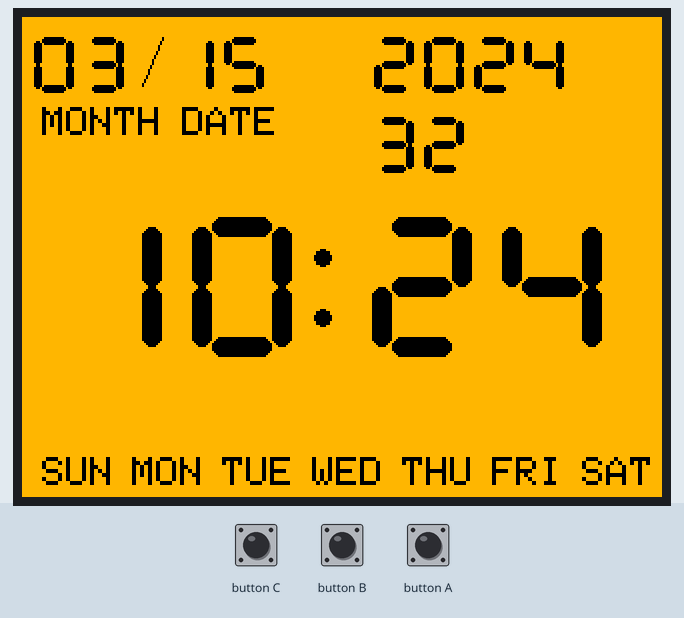
Bench run of a program on a simulated ESP32. Shown: 320×240 colour display. WiFi joins after 1.5 s; servers stay silent unless stated; the local clock reads 2024-03-15 10:24:30 at power-on unless the program sets it; what the program prints to the serial monitor is not drawn.

Above: at 2.9 s.
At 7.0 s:
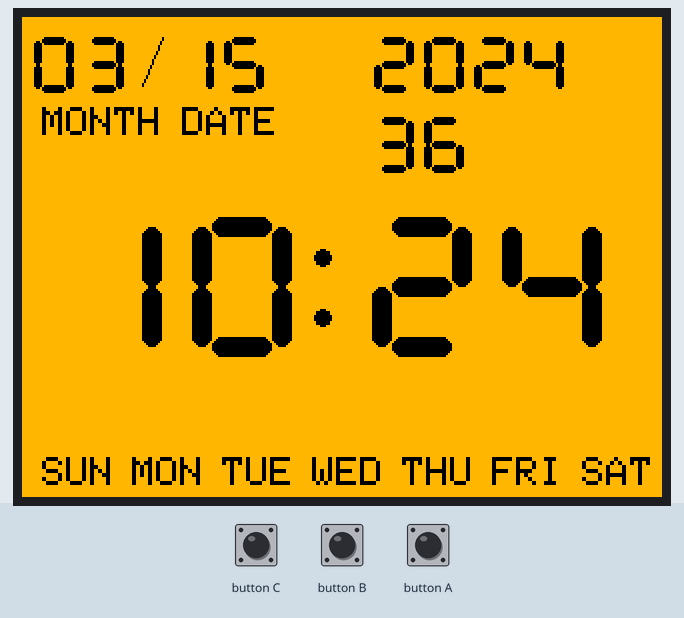
At 11.6 s:
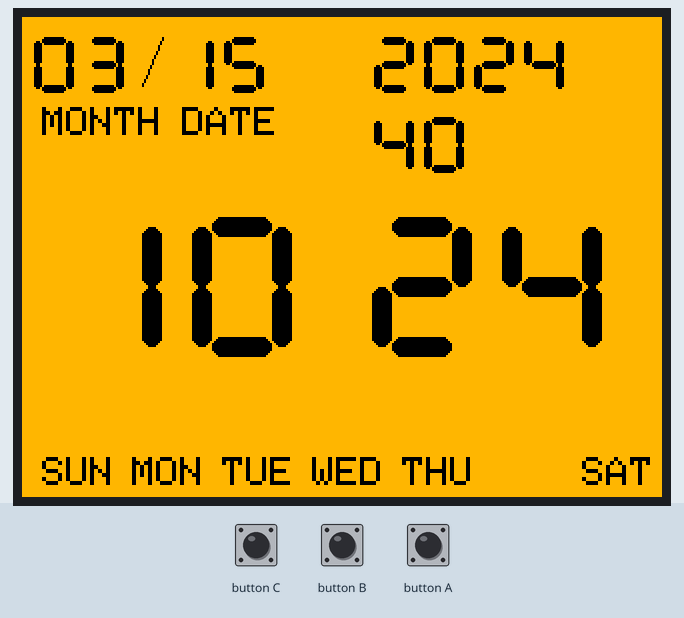
At 20.9 s:
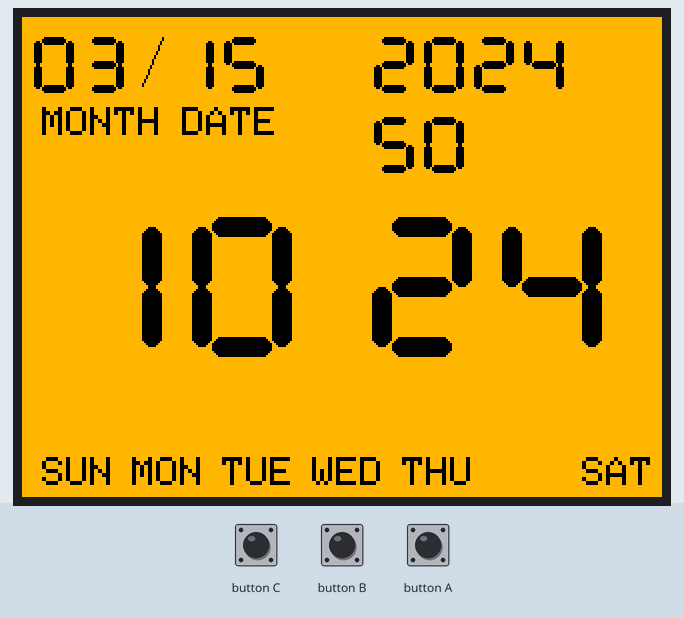
At 30.1 s:
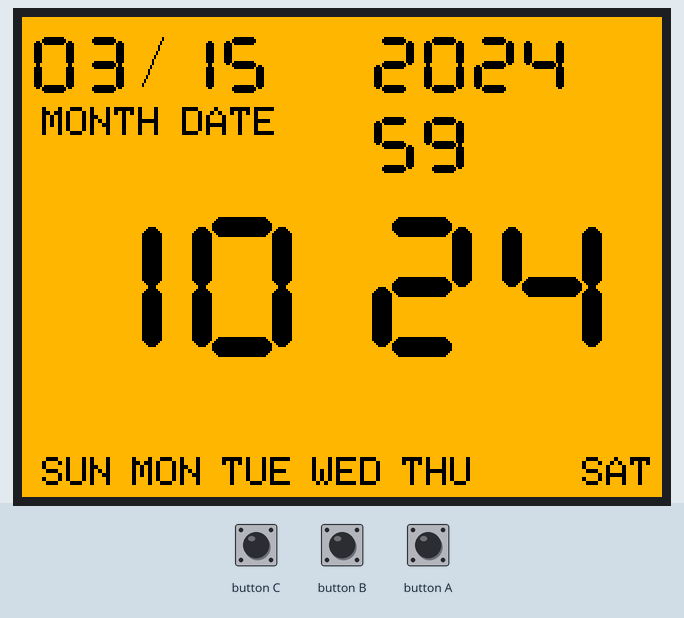
At 39.4 s:
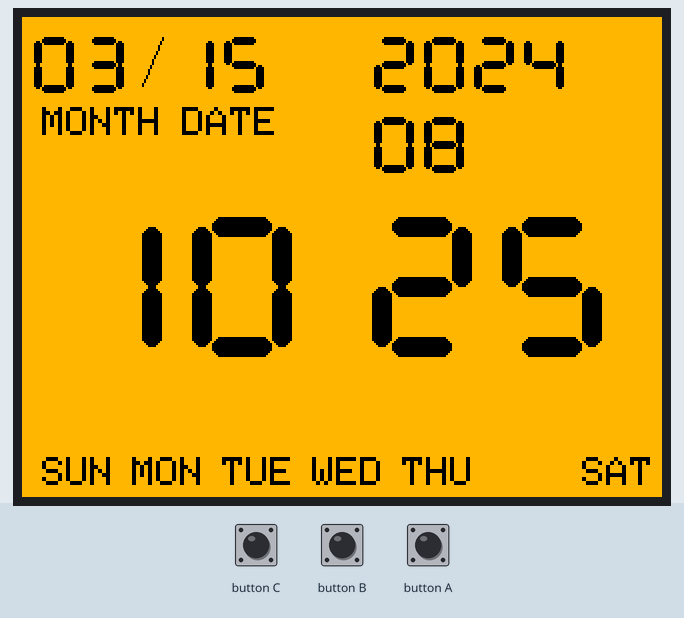

The program:

main.cpp
```cpp
#include <M5Unified.h> // M5Unifiedライブラリをプログラムで使用可能にします。

#include <WiFi.h>
// #include <math.h>
// #include "time.h"
// Local
#include "main.h"
#include "config.h"

void drawNumberNormal(uint8_t x_start, uint8_t y_start, uint8_t number, uint8_t bar_width, uint8_t bar_length, uint8_t bar_gap, uint8_t corner_radius, uint16_t color_value)
{
  if (number > 10)
  {
    number = 10;
  }
  // top
  if (digits_normal[number] & 0b0000000000000001)
    M5.Display.fillRoundRect(x_start, y_start, bar_length, bar_width, corner_radius, color_value);
  // upper-left
  if (digits_normal[number] & 0b0000000000000010)
    M5.Display.fillRoundRect((x_start - bar_gap * 2), (y_start + bar_gap), bar_width, bar_length, corner_radius, color_value);
  // under-left
  if (digits_normal[number] & 0b0000000000000100)
    M5.Display.fillRoundRect((x_start - bar_gap * 2), (y_start + bar_gap + bar_length * 1), bar_width, bar_length, corner_radius, color_value);
  // bottom
  if (digits_normal[number] & 0b0000000000001000)
    M5.Display.fillRoundRect(x_start, (y_start + bar_length * 2), bar_length, bar_width, corner_radius, color_value);
  // under-right
  if (digits_normal[number] & 0b0000000000010000)
    M5.Display.fillRoundRect((x_start + bar_length), (y_start + bar_gap + bar_length * 1), bar_width, bar_length, corner_radius, color_value);
  // upper-right
  if (digits_normal[number] & 0b0000000000100000)
    M5.Display.fillRoundRect((x_start + bar_length), (y_start + bar_gap), bar_width, bar_length, corner_radius, color_value);
  // center
  if (digits_normal[number] & 0b0000000001000000)
    M5.Display.fillRoundRect(x_start, (y_start + bar_length * 1), bar_length, bar_width, corner_radius, color_value);
}

void BlinkCount::incrementCount(void)
{
  ++count;
}

void BlinkCount::resetCount(void)
{
  count = 0;
}

boolean BlinkCount::isHideDisplay(void)
{
  if ((count / LCD_DISP_BLINK_LOOP_CNT % 2) == 0)
  {
    return false;
  }
  else
  {
    return true;
  }
}

void SystemClock::backupCurrentTime(void)
{
  prev_year = year;
  prev_month = month;
  prev_day = day;
  prev_hour = hour;
  prev_minute = minute;
  prev_week_day = week_day;
  prev_second = second;
}

void SystemClock::updateBySoftTimer(uint32_t elasped_second)
{
  struct tm *local_time;
  time_t timer_add = timer + elasped_second;
  local_time = localtime(&timer_add);
  year = local_time->tm_year + 1900;
  month = local_time->tm_mon + 1;
  day = local_time->tm_mday;
  hour = local_time->tm_hour;
  minute = local_time->tm_min;
  week_day = local_time->tm_wday;
  second = local_time->tm_sec;
}

void SystemClock::updateByNtp(void)
{
  Serial.println("---NTP ACCESS---");
  if (!getLocalTime(&time_info))
  {
    year = 0;
    month = 0;
    day = 0;
    hour = 0;
    minute = 0;
    week_day = 0;
    second = 0;
    timer = 0;
  }
  else
  {
    year = time_info.tm_year + 1900;
    month = time_info.tm_mon + 1;
    day = time_info.tm_mday;
    hour = time_info.tm_hour;
    minute = time_info.tm_min;
    week_day = time_info.tm_wday;
    second = time_info.tm_sec;
    timer = mktime(&time_info);
  }
}

void displayDateTimeScreen()
{
  static boolean ntp_access_flag = true;
  static uint32_t base_milli_time;
  uint32_t elasped_second = 0;
  uint32_t elasped_milli_time = 0;
  uint32_t diff_milli_time = 0;

  // uint16_t bkground_color = M5.Display.color565(200, 200, 0);
  if (is_state_changed == true)
  {
    M5.Display.fillScreen(bkground_color);
    ntp_access_flag = true;
    is_state_changed = false;
  }

  if (ntp_access_flag == true)
  {
    base_milli_time = millis();
    Serial.print("base_milli_time:");
    Serial.println(base_milli_time);
    cl_system_clock.updateByNtp();
    ntp_access_flag = false;
  }
  else
  {
    diff_milli_time = millis() - base_milli_time;
    if (diff_milli_time > NTP_ACCESS_MS_INTERVAL)
    {
      ntp_access_flag = true;
    }
    // Serial.print("diff_milli_time:");
    // Serial.println(diff_milli_time);
    elasped_second = diff_milli_time / 1000;
    cl_system_clock.updateBySoftTimer(elasped_second);
    // base_milli_time = elasped_milli_time;
  }
  // Serial.print("elasped_second:");
  // Serial.println(elasped_second);

  M5.Display.setTextColor(TFT_BLACK);
  M5.Display.setTextSize(2);

  // Month
  if (cl_system_clock.month != cl_system_clock.prev_month)
  {
    drawNumberNormal(10, LCD_CLOCK_YMD_DISP_Y_POS, LCD_DIGITS_CLEAR_ELM_NO, LCD_SMALL_BAR_WIDTH, LCD_SMALL_BAR_LENGTH, LCD_SMALL_BAR_GAP, LCD_SMALL_BAR_CORNER_RADIUS, bkground_color);
    drawNumberNormal(35, LCD_CLOCK_YMD_DISP_Y_POS, LCD_DIGITS_CLEAR_ELM_NO, LCD_SMALL_BAR_WIDTH, LCD_SMALL_BAR_LENGTH, LCD_SMALL_BAR_GAP, LCD_SMALL_BAR_CORNER_RADIUS, bkground_color);
  }
  drawNumberNormal(10, LCD_CLOCK_YMD_DISP_Y_POS, (cl_system_clock.month / 10), LCD_SMALL_BAR_WIDTH, LCD_SMALL_BAR_LENGTH, LCD_SMALL_BAR_GAP, LCD_SMALL_BAR_CORNER_RADIUS, TFT_BLACK);
  drawNumberNormal(35, LCD_CLOCK_YMD_DISP_Y_POS, (cl_system_clock.month % 10), LCD_SMALL_BAR_WIDTH, LCD_SMALL_BAR_LENGTH, LCD_SMALL_BAR_GAP, LCD_SMALL_BAR_CORNER_RADIUS, TFT_BLACK);

  M5.Display.drawLine(60, LCD_SMALL_BAR_LENGTH * 2 + 10, 70, 10, TFT_BLACK);

  // Day
  if (cl_system_clock.day != cl_system_clock.prev_day)
  {
    drawNumberNormal(80, LCD_CLOCK_YMD_DISP_Y_POS, LCD_DIGITS_CLEAR_ELM_NO, LCD_SMALL_BAR_WIDTH, LCD_SMALL_BAR_LENGTH, LCD_SMALL_BAR_GAP, LCD_SMALL_BAR_CORNER_RADIUS, bkground_color);
    drawNumberNormal(105, LCD_CLOCK_YMD_DISP_Y_POS, LCD_DIGITS_CLEAR_ELM_NO, LCD_SMALL_BAR_WIDTH, LCD_SMALL_BAR_LENGTH, LCD_SMALL_BAR_GAP, LCD_SMALL_BAR_CORNER_RADIUS, bkground_color);
  }
  drawNumberNormal(80, LCD_CLOCK_YMD_DISP_Y_POS, (cl_system_clock.day / 10), LCD_SMALL_BAR_WIDTH, LCD_SMALL_BAR_LENGTH, LCD_SMALL_BAR_GAP, LCD_SMALL_BAR_CORNER_RADIUS, TFT_BLACK);
  drawNumberNormal(105, LCD_CLOCK_YMD_DISP_Y_POS, (cl_system_clock.day % 10), LCD_SMALL_BAR_WIDTH, LCD_SMALL_BAR_LENGTH, LCD_SMALL_BAR_GAP, LCD_SMALL_BAR_CORNER_RADIUS, TFT_BLACK);

  // Year
  if (cl_system_clock.year != cl_system_clock.prev_year)
  {
    drawNumberNormal(180, LCD_CLOCK_YMD_DISP_Y_POS, LCD_DIGITS_CLEAR_ELM_NO, LCD_SMALL_BAR_WIDTH, LCD_SMALL_BAR_LENGTH, LCD_SMALL_BAR_GAP, LCD_SMALL_BAR_CORNER_RADIUS, bkground_color);
    drawNumberNormal(205, LCD_CLOCK_YMD_DISP_Y_POS, LCD_DIGITS_CLEAR_ELM_NO, LCD_SMALL_BAR_WIDTH, LCD_SMALL_BAR_LENGTH, LCD_SMALL_BAR_GAP, LCD_SMALL_BAR_CORNER_RADIUS, bkground_color);
    drawNumberNormal(230, LCD_CLOCK_YMD_DISP_Y_POS, LCD_DIGITS_CLEAR_ELM_NO, LCD_SMALL_BAR_WIDTH, LCD_SMALL_BAR_LENGTH, LCD_SMALL_BAR_GAP, LCD_SMALL_BAR_CORNER_RADIUS, bkground_color);
    drawNumberNormal(255, LCD_CLOCK_YMD_DISP_Y_POS, LCD_DIGITS_CLEAR_ELM_NO, LCD_SMALL_BAR_WIDTH, LCD_SMALL_BAR_LENGTH, LCD_SMALL_BAR_GAP, LCD_SMALL_BAR_CORNER_RADIUS, bkground_color);
  }
  drawNumberNormal(180, LCD_CLOCK_YMD_DISP_Y_POS, (cl_system_clock.year / 1000), LCD_SMALL_BAR_WIDTH, LCD_SMALL_BAR_LENGTH, LCD_SMALL_BAR_GAP, LCD_SMALL_BAR_CORNER_RADIUS, TFT_BLACK);
  drawNumberNormal(205, LCD_CLOCK_YMD_DISP_Y_POS, ((cl_system_clock.year % 1000) / 100), LCD_SMALL_BAR_WIDTH, LCD_SMALL_BAR_LENGTH, LCD_SMALL_BAR_GAP, LCD_SMALL_BAR_CORNER_RADIUS, TFT_BLACK);
  drawNumberNormal(230, LCD_CLOCK_YMD_DISP_Y_POS, (((cl_system_clock.year % 1000) % 100) / 10), LCD_SMALL_BAR_WIDTH, LCD_SMALL_BAR_LENGTH, LCD_SMALL_BAR_GAP, LCD_SMALL_BAR_CORNER_RADIUS, TFT_BLACK);
  drawNumberNormal(255, LCD_CLOCK_YMD_DISP_Y_POS, (((cl_system_clock.year % 1000) % 100) % 10), LCD_SMALL_BAR_WIDTH, LCD_SMALL_BAR_LENGTH, LCD_SMALL_BAR_GAP, LCD_SMALL_BAR_CORNER_RADIUS, TFT_BLACK);

  // hour
  if (cl_system_clock.hour != cl_system_clock.prev_hour)
  {
    drawNumberNormal(30, LCD_CLOCK_HM_DISP_Y_POS, LCD_DIGITS_CLEAR_ELM_NO, LCD_LARGE_BAR_WIDTH, LCD_LARGE_BAR_LENGTH, LCD_LARGE_BAR_GAP, LCD_LARGE_BAR_CORNER_RADIUS, bkground_color);
    drawNumberNormal(95, LCD_CLOCK_HM_DISP_Y_POS, LCD_DIGITS_CLEAR_ELM_NO, LCD_LARGE_BAR_WIDTH, LCD_LARGE_BAR_LENGTH, LCD_LARGE_BAR_GAP, LCD_LARGE_BAR_CORNER_RADIUS, bkground_color);
    M5.Display.setTextColor(bkground_color);
    M5.Display.drawString("PM", 20, LCD_CLOCK_PM_STR_DISP_Y_POS);
    M5.Display.setTextColor(TFT_BLACK);
  }
  drawNumberNormal(30, LCD_CLOCK_HM_DISP_Y_POS, (cl_system_clock.hour / 10), LCD_LARGE_BAR_WIDTH, LCD_LARGE_BAR_LENGTH, LCD_LARGE_BAR_GAP, LCD_LARGE_BAR_CORNER_RADIUS, TFT_BLACK);
  drawNumberNormal(95, LCD_CLOCK_HM_DISP_Y_POS, (cl_system_clock.hour % 10), LCD_LARGE_BAR_WIDTH, LCD_LARGE_BAR_LENGTH, LCD_LARGE_BAR_GAP, LCD_LARGE_BAR_CORNER_RADIUS, TFT_BLACK);

  // Sec
  if (cl_system_clock.second != cl_system_clock.prev_second)
  {
    drawNumberNormal(180, LCD_CLOCK_YMD_DISP_Y_POS + 40, LCD_DIGITS_CLEAR_ELM_NO, LCD_SMALL_BAR_WIDTH, LCD_SMALL_BAR_LENGTH, LCD_SMALL_BAR_GAP, LCD_SMALL_BAR_CORNER_RADIUS, bkground_color);
    drawNumberNormal(205, LCD_CLOCK_YMD_DISP_Y_POS + 40, LCD_DIGITS_CLEAR_ELM_NO, LCD_SMALL_BAR_WIDTH, LCD_SMALL_BAR_LENGTH, LCD_SMALL_BAR_GAP, LCD_SMALL_BAR_CORNER_RADIUS, bkground_color);
  }
  drawNumberNormal(180, LCD_CLOCK_YMD_DISP_Y_POS + 40, (cl_system_clock.second / 10), LCD_SMALL_BAR_WIDTH, LCD_SMALL_BAR_LENGTH, LCD_SMALL_BAR_GAP, LCD_SMALL_BAR_CORNER_RADIUS, TFT_BLACK);
  drawNumberNormal(205, LCD_CLOCK_YMD_DISP_Y_POS + 40, (cl_system_clock.second % 10), LCD_SMALL_BAR_WIDTH, LCD_SMALL_BAR_LENGTH, LCD_SMALL_BAR_GAP, LCD_SMALL_BAR_CORNER_RADIUS, TFT_BLACK);

  if (cl_blink_count.isHideDisplay() == false)
  {
    M5.Display.fillEllipse(150, 120, 4, 4, TFT_BLACK);
    M5.Display.fillEllipse(150, 150, 4, 4, TFT_BLACK);
  }
  else
  {
    M5.Display.fillEllipse(150, 120, 4, 4, bkground_color);
    M5.Display.fillEllipse(150, 150, 4, 4, bkground_color);
  }

  // minute
  if (cl_system_clock.minute != cl_system_clock.prev_minute)
  {
    drawNumberNormal(185, LCD_CLOCK_HM_DISP_Y_POS, LCD_DIGITS_CLEAR_ELM_NO, LCD_LARGE_BAR_WIDTH, LCD_LARGE_BAR_LENGTH, LCD_LARGE_BAR_GAP, LCD_LARGE_BAR_CORNER_RADIUS, bkground_color);
    drawNumberNormal(250, LCD_CLOCK_HM_DISP_Y_POS, LCD_DIGITS_CLEAR_ELM_NO, LCD_LARGE_BAR_WIDTH, LCD_LARGE_BAR_LENGTH, LCD_LARGE_BAR_GAP, LCD_LARGE_BAR_CORNER_RADIUS, bkground_color);
  }
  drawNumberNormal(185, LCD_CLOCK_HM_DISP_Y_POS, (cl_system_clock.minute / 10), LCD_LARGE_BAR_WIDTH, LCD_LARGE_BAR_LENGTH, LCD_LARGE_BAR_GAP, LCD_LARGE_BAR_CORNER_RADIUS, TFT_BLACK);
  drawNumberNormal(250, LCD_CLOCK_HM_DISP_Y_POS, (cl_system_clock.minute % 10), LCD_LARGE_BAR_WIDTH, LCD_LARGE_BAR_LENGTH, LCD_LARGE_BAR_GAP, LCD_LARGE_BAR_CORNER_RADIUS, TFT_BLACK);

  // MONTH DATE
  const String s_month = "MONTH";
  const String s_date = "DATE";
  M5.Display.drawString(s_month, 10, LCD_CLOCK_MD_STR_DISP_Y_POS);
  M5.Display.drawString(s_date, 80, LCD_CLOCK_MD_STR_DISP_Y_POS);

  uint8_t week_count = 0;
  const char aweek[7][4] = {"SUN", "MON", "TUE", "WED", "THU", "FRI", "SAT"};
  uint8_t day_week_now = 0;
  day_week_now = cl_system_clock.week_day;
  for (week_count = 0; week_count < 7; ++week_count)
  {
    if ((week_count == day_week_now) && (cl_blink_count.isHideDisplay() == true))
    {
      M5.Display.setTextColor(bkground_color);
      M5.Display.drawString(aweek[week_count], week_count * 45 + 10, LCD_CLOCK_WEEK_STR_DISP_Y_POS);
      M5.Display.setTextColor(TFT_BLACK);
    }
    else
    {
      M5.Display.drawString(aweek[week_count], week_count * 45 + 10, LCD_CLOCK_WEEK_STR_DISP_Y_POS);
    }
  }

  cl_system_clock.backupCurrentTime();
}

// 曜日を算出
uint8_t subZeller(uint32_t year, uint32_t month, uint32_t day)
{
  if (month < 3)
  {
    --year;
    month += 12;
  }
  return (year + (year / 4) - (year / 100) + (year / 400) + ((13 * month + 8) / 5) + day) % 7;
}

void setup()
{
  auto cfg = M5.config();

  // 設定ファイル詳細：https://docs.m5stack.com/ja/api/m5unified/m5unified_appendix#m5config
  cfg.serial_baudrate = 115200;
  cfg.output_power = true;

  M5.begin(cfg); // 設定した値でデバイスを開始する。

  M5.Display.setBrightness(100);

  WiFi.mode(WIFI_MODE_STA);
  WiFi.begin(ssid, password);
  while (WiFi.waitForConnectResult() != WL_CONNECTED)
  {
    delay(100);
  }

  M5.Display.fillScreen(TFT_WHITE);
  cl_blink_count.resetCount();
  delay(1000);

  // init time setting
  configTime(gmt_offset_sec, daylight_offset_sec, ntp_server_1st, ntp_server_2nd);
  struct tm time_info;
  if (!getLocalTime(&time_info))
  {
    M5.Display.fillScreen(TFT_RED);
    delay(3000);
  }

  Serial.println("hello world");
}

void loop()
{
  M5.update();

  M5.Display.setRotation(1);
  displayDateTimeScreen();

  cl_blink_count.incrementCount();
  delay(500);
}
```

main.h
```cpp
#ifndef __MAIN_H__
#define __MAIN_H__

// LCD
#define LCD_LARGE_BAR_WIDTH (10)
#define LCD_LARGE_BAR_LENGTH (30)
#define LCD_LARGE_BAR_CORNER_RADIUS (6)
#define LCD_LARGE_BAR_GAP (LCD_LARGE_BAR_WIDTH >> 1)

#define LCD_SMALL_BAR_WIDTH (4)
#define LCD_SMALL_BAR_LENGTH (12)
#define LCD_SMALL_BAR_CORNER_RADIUS (3)
#define LCD_SMALL_BAR_GAP (LCD_SMALL_BAR_WIDTH >> 1)

#define LCD_DIGITS_CLEAR_ELM_NO (8)

#define LCD_DISP_BLINK_LOOP_CNT (1)

#define NTP_ACCESS_MS_INTERVAL (300000)

#define LCD_CLOCK_YMD_DISP_Y_POS (10)
#define LCD_CLOCK_MD_STR_DISP_Y_POS (45)
#define LCD_CLOCK_HM_DISP_Y_POS (100)
#define LCD_CLOCK_PM_STR_DISP_Y_POS (175)
#define LCD_CLOCK_ICON_DISP_Y_POS (200)
#define LCD_CLOCK_WEEK_STR_DISP_Y_POS (220)

boolean is_state_changed = true;

// スクリーンの解像度は 横320 x 高さ240 で、左上が原点(0, 0)です
const uint8_t digits_normal[] =
    {
        0b00111111, // 0
        0b00110000, // 1
        0b01101101, // 2
        0b01111001, // 3
        0b01110010, // 4
        0b01011011, // 5
        0b01011111, // 6
        0b00110011, // 7
        0b01111111, // 8
        0b01111011, // 9
        0b00000000, // off
};

class BlinkCount
{
private:
  uint32_t count;

public:
  void incrementCount(void);
  void resetCount(void);
  boolean isHideDisplay(void);
};

// Date-time Screen
class SystemClock
{
private:
  struct tm time_info;
  time_t timer;

public:
  uint32_t year = 0;
  uint32_t month = 0;
  uint32_t day = 0;
  uint32_t hour = 0;
  uint32_t minute = 0;
  uint32_t week_day = 0;
  uint32_t second = 0;
  uint32_t prev_year = 0;
  uint32_t prev_month = 0;
  uint32_t prev_day = 0;
  uint32_t prev_hour = 0;
  uint32_t prev_minute = 0;
  uint32_t prev_week_day = 0;
  uint32_t prev_second = 0;
  void backupCurrentTime(void);
  void updateByNtp(void);
  void updateBySoftTimer(uint32_t elasped_second);
  // boolean isHideDisplay(void);
};

BlinkCount cl_blink_count;
SystemClock cl_system_clock;

#endif // __MAIN_H__
```

config.h
```cpp
#ifndef __CONFIG_H__
#define __CONFIG_H__

// Wi-Fi
const char *ssid = "{_SSID_}";
const char *password = "{_key_}";

// NTP
const char *ntp_server_1st = "ntp.nict.jp";
const char *ntp_server_2nd = "time.google.com";
const long gmt_offset_sec = 9 * 3600; // 時差（秒換算）
const int daylight_offset_sec = 0;    // 夏時間

// LCD
const uint16_t bkground_color = TFT_ORANGE;

#endif // __CONFIG_H__
```

Measured:
- what the display in image 0 shows lasts 0.5 s, from 2.8 s to 3.3 s
